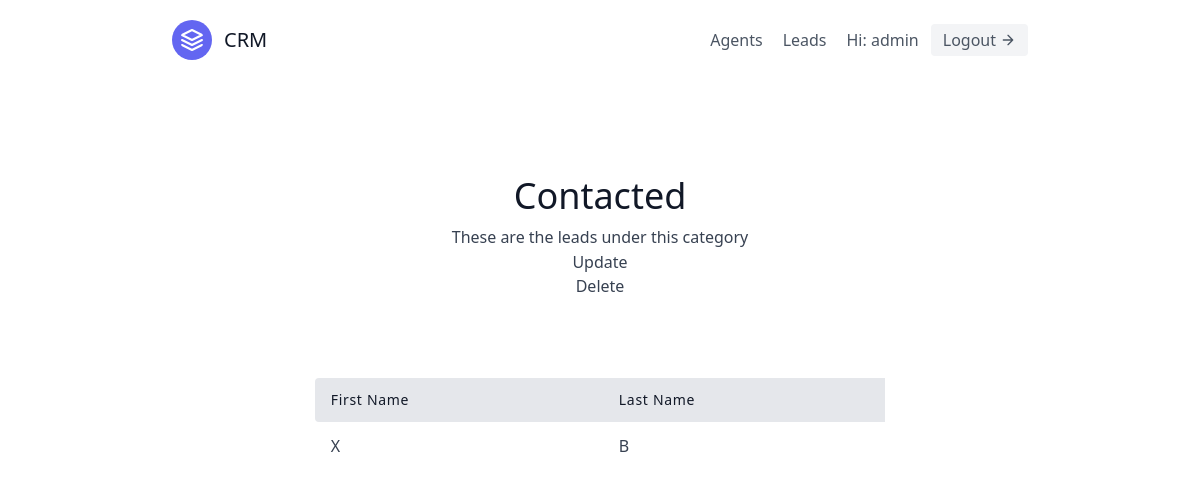
Page /leads/categories/1/ (signed in) on the committed database.
### leads/models.py (models this page shows, shortened)
class User(AbstractUser):
    is_organizer = models.BooleanField(default=True)
    is_agent = models.BooleanField(default=True)

class Category(models.Model):
    name = models.CharField(max_length=30)  # New, Contacted, Converted, Unconverted
    organisation = models.ForeignKey(UserProfile, on_delete=models.CASCADE)

class Lead(models.Model):
    firstName = models.CharField(max_length=50)
    lastName = models.CharField(max_length=50)
    age = models.IntegerField(default=0)
    email = models.EmailField()
    phone_number = models.CharField(max_length=20)
    organisations = models.ForeignKey(UserProfile, on_delete=models.CASCADE)
    agent = models.ForeignKey('Agent', null=True, blank=True, on_delete=models.SET_NULL)
    category = models.ForeignKey("Category", related_name="leads", null=True, blank=True, on_delete=models.SET_NULL)

### leads/views.py (the view)
# urls.py: path('categories/<int:pk>/', CategoryDetailView.as_view(), name='category-detail'),
class CategoryDetailView(LoginRequiredMixin, generic.DetailView):
    template_name = "categoryDetail.html"
    context_object_name = "category"
    def get_queryset(self):
        user = self.request.user
        if user.is_organizer:
            queryset = Category.objects.filter(
                organisation=user.userprofile
            )
        else:
            queryset = Category.objects.filter(
                organisation=user.agent.organisations
            )
        return queryset

### templates/categoryDetail.html
{% extends "base.html" %}
{% block content %}
<section class="text-gray-700 body-font">
    <div class="container px-5 py-24 mx-auto">
      <div class="flex flex-col text-center w-full mb-20">
        <h1 class="sm:text-4xl text-3xl font-medium title-font mb-2 text-gray-900">
            {{ category.name }}
        </h1>
        <p class="lg:w-2/3 mx-auto leading-relaxed text-base">
            These are the leads under this category
        </p>
        <a href="{% url 'leads:category-update' category.pk %}" class="hover:text-blue-500">
            Update
        </a>
        <a href="{% url 'leads:category-delete' category.pk %}" class="hover:text-blue-500">Delete</a>
      </div>
      <div class="lg:w-2/3 w-full mx-auto overflow-auto">
        <table class="table-auto w-full text-left whitespace-no-wrap">
          <thead>
            <tr>
                <th class="px-4 py-3 title-font tracking-wider font-medium text-gray-900 text-sm bg-gray-200 rounded-tl rounded-bl">
                    First Name
                </th>
                <th class="px-4 py-3 title-font tracking-wider font-medium text-gray-900 text-sm bg-gray-200">
                    Last Name
                </th>
            </tr>
          </thead>
          <tbody>
            {% for lead in category.leads.all %}
                <tr>
                    <td class="px-4 py-3">
                      <a class="hover:text-blue-500" href="{% url 'leads:lead-detail' lead.pk %}">{{ lead.firstName }}</a>
                    </td>
                    <td class="px-4 py-3">{{ lead.lastName }}</td>
                </tr>
            {% endfor %}
          </tbody>
        </table>
      </div>
    </div>
  </section>
{% endblock content %}

### templates/navbar.html (shortened to what this page needs)
<header class="text-gray-600 body-font">
  <div class="container mx-auto flex flex-wrap p-5 flex-col md:flex-row items-center">
    <a class="flex title-font font-medium items-center text-gray-900 mb-4 md:mb-0">
      <svg xmlns="http://www.w3.org/2000/svg" fill="none" stroke="currentColor" stroke-linecap="round" stroke-linejoin="round" stroke-width="2" class="w-10 h-10 text-white p-2 bg-indigo-500 rounded-full" viewBox="0 0 24 24">
        <path d="M12 2L2 7l10 5 10-5-10-5zM2 17l10 5 10-5M2 12l10 5 10-5"></path>
      </svg>
      <span class="ml-3 text-xl">CRM</span>
    </a>
    <nav class="md:ml-auto flex flex-wrap items-center text-base justify-center">
        {% if not request.user.is_authenticated %}
            <a href="{% url 'signup' %}" class="mr-5 hover:text-gray-900">SignUp</a>
        {% else %}
            {% if request.user.is_organizer %}
                <a href="{% url 'agents:agent-list' %}" class="mr-5 hover:text-gray-900">Agents</a>
            {% endif %}
                <a href="{% url 'leads:lead-list' %}" class="mr-5 hover:text-gray-900">Leads</a>
        {% endif %}
    </nav>
      {% if request.user.is_authenticated %}
          Hi: {{ request.user.username }}
          <a href="{% url 'logout' %}" class="ml-3 inline-flex items-center bg-gray-100 border-0 py-1 px-3 focus:outline-none hover:bg-gray-200 rounded text-base mt-4 md:mt-0">
              Logout
              <svg fill="none" stroke="currentColor" stroke-linecap="round" stroke-linejoin="round" stroke-width="2" class="w-4 h-4 ml-1" viewBox="0 0 24 24">
                <path d="M5 12h14M12 5l7 7-7 7"></path>
              </svg>
          </a>
      {% endif %}
  </div>
</header>

### static/css/style.css (style rules this page uses)
:root { -moz-tab-size:4;-o-tab-size:4;tab-size:4 }
html { line-height:1.15;-webkit-text-size-adjust:100% }
body { margin:0 }
body { font-family:system-ui,-apple-system,'Segoe UI',Roboto,Helvetica,Arial,sans-serif,'Apple Color Emoji','Segoe UI Emoji' }
table { text-indent:0;border-color:inherit }
blockquote,dd,dl,figure,h1,h2,h3,h4,h5,h6,hr,p,pre { margin:0 }
html { font-family:ui-sans-serif,system-ui,-apple-system,BlinkMacSystemFont,"Segoe UI",Roboto,"Helvetica Neue",Arial,"Noto Sans",sans-serif,"Apple Color Emoji","Segoe UI Emoji","Segoe UI Symbol","Noto Color Emoji";line-height:1.5 }
body { font-family:inherit;line-height:inherit }
*,::after,::before { box-sizing:border-box;border-width:0;border-style:solid;border-color:#e5e7eb }
table { border-collapse:collapse }
h1,h2,h3,h4,h5,h6 { font-size:inherit;font-weight:inherit }
a { color:inherit;text-decoration:inherit }
audio,canvas,embed,iframe,img,object,svg,video { display:block;vertical-align:middle }
.container { width:100% }
@media (min-width:640px) { .container { max-width:640px } }
@media (min-width:768px) { .container { max-width:768px } }
@media (min-width:1024px) { .container { max-width:1024px } }
.bg-gray-100 { --tw-bg-opacity:1;background-color:rgba(243,244,246,var(--tw-bg-opacity)) }
.bg-gray-200 { --tw-bg-opacity:1;background-color:rgba(229,231,235,var(--tw-bg-opacity)) }
.bg-indigo-500 { --tw-bg-opacity:1;background-color:rgba(99,102,241,var(--tw-bg-opacity)) }
.rounded { border-radius:.25rem }
.rounded-full { border-radius:9999px }
.rounded-tl { border-top-left-radius:.25rem }
.rounded-bl { border-bottom-left-radius:.25rem }
.border-0 { border-width:0 }
.flex { display:flex }
.inline-flex { display:inline-flex }
.flex-col { flex-direction:column }
.flex-wrap { flex-wrap:wrap }
.items-center { align-items:center }
.justify-center { justify-content:center }
.font-medium { font-weight:500 }
.h-4 { height:1rem }
.h-10 { height:2.5rem }
.text-sm { font-size:.875rem;line-height:1.25rem }
.text-base { font-size:1rem;line-height:1.5rem }
.text-xl { font-size:1.25rem;line-height:1.75rem }
.text-3xl { font-size:1.875rem;line-height:2.25rem }
.leading-relaxed { line-height:1.625 }
.mx-auto { margin-left:auto;margin-right:auto }
.ml-1 { margin-left:.25rem }
.mb-2 { margin-bottom:.5rem }
.ml-3 { margin-left:.75rem }
.mt-4 { margin-top:1rem }
.mb-4 { margin-bottom:1rem }
.mr-5 { margin-right:1.25rem }
.mb-20 { margin-bottom:5rem }
.overflow-auto { overflow:auto }
.p-5 { padding:1.25rem }
.py-1 { padding-top:.25rem;padding-bottom:.25rem }
.py-3 { padding-top:.75rem;padding-bottom:.75rem }
.px-3 { padding-left:.75rem;padding-right:.75rem }
.px-4 { padding-left:1rem;padding-right:1rem }
.px-5 { padding-left:1.25rem;padding-right:1.25rem }
.py-24 { padding-top:6rem;padding-bottom:6rem }
* { --tw-shadow:0 0 #0000 }
* { --tw-ring-inset:var(--tw-empty, );--tw-ring-offset-width:0px;--tw-ring-offset-color:#fff;--tw-ring-color:rgba(59, 130, 246, 0.5);--tw-ring-offset-shadow:0 0 #0000;--tw-ring-shadow:0 0 #0000 }
.table-auto { table-layout:auto }
.text-left { text-align:left }
.text-center { text-align:center }
.text-white { --tw-text-opacity:1;color:rgba(255,255,255,var(--tw-text-opacity)) }
.text-gray-700 { --tw-text-opacity:1;color:rgba(55,65,81,var(--tw-text-opacity)) }
.text-gray-900 { --tw-text-opacity:1;color:rgba(17,24,39,var(--tw-text-opacity)) }
.tracking-wider { letter-spacing:.05em }
.w-4 { width:1rem }
.w-10 { width:2.5rem }
.w-full { width:100% }
@media (min-width:640px) { .sm\:text-4xl { font-size:2.25rem;line-height:2.5rem } }
@media (min-width:768px) { .md\:flex-row { flex-direction:row } }
@media (min-width:768px) { .md\:mt-0 { margin-top:0 } }
@media (min-width:768px) { .md\:mb-0 { margin-bottom:0 } }
@media (min-width:768px) { .md\:ml-auto { margin-left:auto } }
@media (min-width:1024px) { .lg\:w-2\/3 { width:66.666667% } }

### rows in the picture
User: user.username "admin"
Category: name "Contacted"
Lead: firstName "X", lastName "B"
